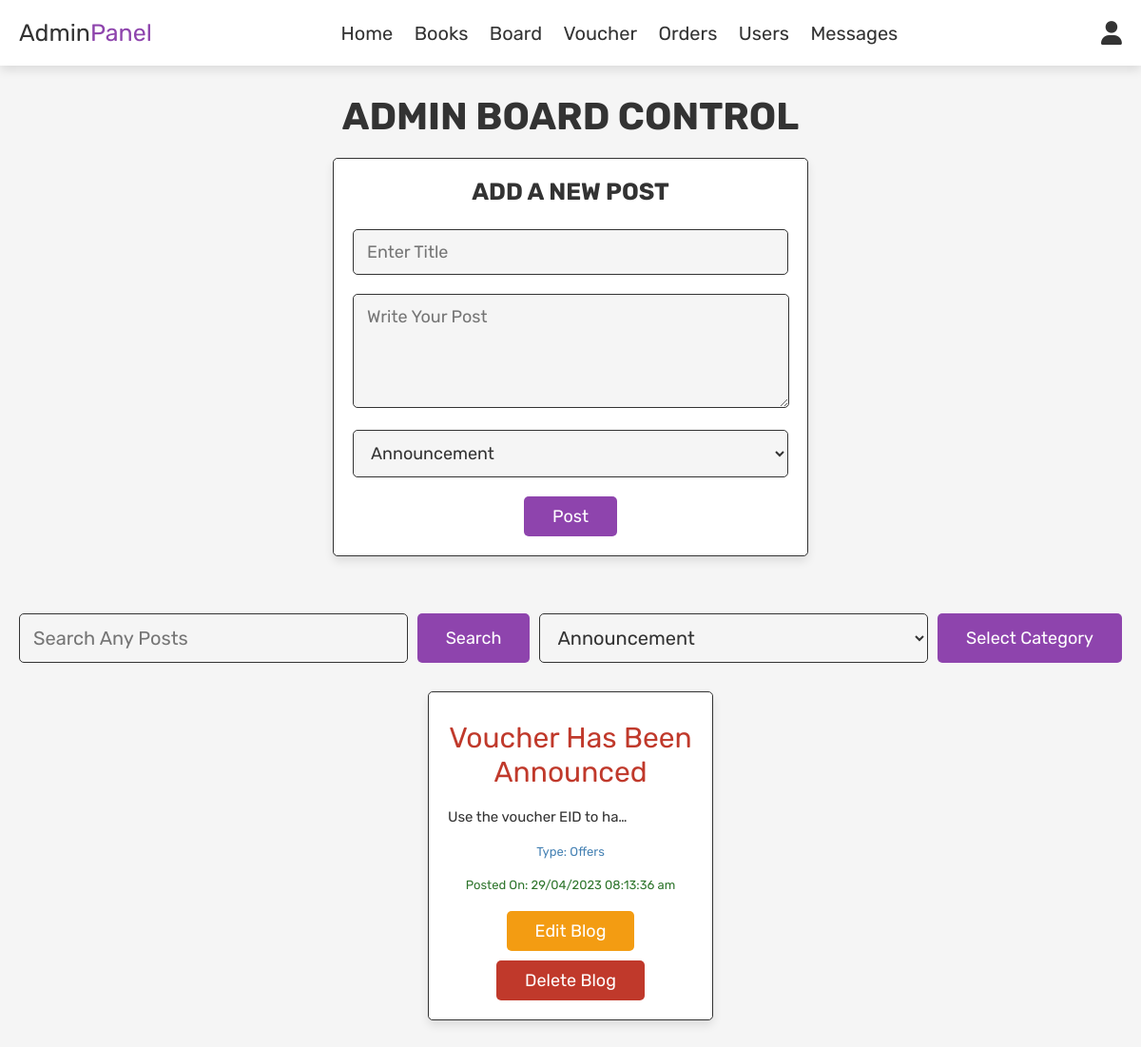
The app's page /admin_blog.php (signed in) with its own data.
### tables this page shows
CREATE TABLE `admin_news` (
  `id` int(100) NOT NULL,
  `user_id` int(100) NOT NULL,
  `admin_name` varchar(100) NOT NULL,
  `blog_title` text DEFAULT NULL,
  `admin_blog_message` varchar(100) NOT NULL,
  `blog_type` varchar(100) DEFAULT NULL,
  `blog_date` varchar(100) DEFAULT NULL
);

### admin_blog.php (the view, shortened to what this page needs)
<?php
include 'config.php';
?>
<!DOCTYPE html>
<html lang="en">
<head>
   <link rel="stylesheet" href="https://cdnjs.cloudflare.com/ajax/libs/font-awesome/6.0.0/css/all.min.css">
   <link rel="stylesheet" href="css/admin_style.css">
   <link rel="stylesheet" href="css/style.css">
</head>
<body>
<?php include 'admin_header.php'; ?>
<section class="add-products">
   <h1 class="title">Admin Board Control</h1>
   <form action="" method="post" enctype="multipart/form-data">
      <h3>Add a New Post</h3>
      <input type="text" name="blog_title" class="box" placeholder="Enter Title" required>
      <textarea type="text" name="blog_details" class="box" placeholder="Write Your Post" style="height:120px; width:459px;" required></textarea>
      <select name="blog_type" class="box">
         <option value="Announcement">Announcement</option>
      </select>
      <input type="submit" value="Post" name="add_blog" class="btn">
   </form>
</section>
<section class="search-form">
   <form action="" method="post">
      <input type="text" name="search_blog" placeholder="Search Any Posts" class="box">
      <input type="submit" name="submit_blog_search" value="search" class="btn">
      <select name="category_buttons" class="box">
         <option value="Announcement">Announcement</option>
      </select>
      <input type="submit" value="Select Category" name="blog_category" class="btn">
   </form>
</section>
<section class="show-blogs">
   <div class="box-container">
      <?php
         if((!isset($_POST['blog_category'])) and (!isset($_POST['submit_blog_search']))){
            $select_blogs = mysqli_query($conn, "SELECT * FROM `admin_news`") or die('query failed');
         }
         if(mysqli_num_rows($select_blogs) > 0){
               while($fetch_blogs = mysqli_fetch_assoc($select_blogs)){
                  ?>
                  <div class="box">
                     <div class="blog_title"><?php echo $fetch_blogs['blog_title']; ?></div>
                     <div class="admin_blog_message" style="max-width: 20ch; white-space: nowrap; overflow: hidden; text-overflow: ellipsis;"><?php echo $fetch_blogs['admin_blog_message']; ?></div>
                     <div class="blog_type">Type: <?php echo $fetch_blogs['blog_type']; ?></div>
                     <div class="blog_date">Posted On: <?php echo $fetch_blogs['blog_date']; ?></div>
                     <a href="admin_blog.php?update=<?php echo $fetch_blogs['id']; ?>" class="option-btn">Edit Blog</a>
                     <a href="admin_blog.php?delete=<?php echo $fetch_blogs['id']; ?>" class="delete-btn" onclick="return confirm('Delete This Blog?');">Delete Blog</a>
                  </div>
                  <?php
            }
      }
      else{
         echo '<p class="empty">No Blogs Has Been Created Yet.</p>';
      }
      ?>
   </div>
</section>
</body>
</html>

### css/admin_style.css (style rules this page uses)
:root { --purple:#8e44ad; --red:#c0392b; --orange:#f39c12; --black:#333; --white:#fff; --light-color:#666; --light-white:#ccc; --light-bg:#f5f5f5; --border:.1rem solid var(--black); --box-shadow:0 .5rem 1rem rgba(0,0,0,.1); }
* { font-family: 'Rubik', sans-serif; margin:0; padding:0; box-sizing: border-box; outline: none; border:none; text-decoration: none; transition:all .2s linear; }
html { font-size: 62.5%; overflow-x: hidden; }
body { background-color: var(--light-bg); }
section { padding:3rem 2rem; }
.title { text-align: center; margin-bottom: 2rem; text-transform: uppercase; color:var(--black); font-size: 4rem; }
.btn, .option-btn, .delete-btn, .white-btn { display: inline-block; margin-top: 1rem; padding:1rem 3rem; cursor: pointer; color:var(--white); font-size: 1.8rem; border-radius: .5rem; text-transform: capitalize; }
.white-btn, .btn { background-color: var(--purple); }
.option-btn { background-color: var(--orange); }
.delete-btn { background-color: var(--red); }
.add-products form { background-color: var(--white); border-radius: .5rem; padding:2rem; text-align: center; box-shadow: var(--box-shadow); border:var(--border); max-width: 50rem; margin:0 auto; }
.add-products form h3 { font-size: 2.5rem; text-transform: uppercase; color:var(--black); margin-bottom: 1.5rem; }
.add-products form .box { width: 100%; background-color: var(--light-bg); border-radius: .5rem; margin:1rem 0; padding:1.2rem 1.4rem; color:var(--black); font-size: 1.8rem; border:var(--border); }
.show-blogs { padding-top: 0; }
.show-blogs .box-container .box { text-align: center; padding:2rem; border-radius: .5rem; border:var(--border); box-shadow: var(--box-shadow); background-color: var(--white); }
.show-blogs .box-container { display: grid; grid-template-columns: repeat(auto-fit, 30rem); justify-content: center; gap:1.5rem; max-width: 1200px; margin:0 auto; align-items: flex-start; }
.show-blogs .box-container .box .blog_title { padding:1rem 0; font-size: 3rem; color:var(--red); }
.show-blogs .box-container .box .admin_blog_message { padding:1rem 0; font-size: 1.5rem; color:var(--black); }
.show-blogs .box-container .box .blog_type { padding:1rem 0; font-size: 1.3rem; color:steelblue; }
.show-blogs .box-container .box .blog_date { padding:1rem 0; font-size: 1.3rem; color:rgb(46, 117, 44); }

### css/style.css (style rules this page uses)
:root { --purple:#8e44ad; --red:#c0392b; --orange:#f39c12; --black:#333; --white:#fff; --light-color:#666; --light-white:#ccc; --light-bg:#f5f5f5; --border:.1rem solid var(--black); --box-shadow:0 .5rem 1rem rgba(0,0,0,.1); }
* { font-family: 'Rubik', sans-serif; margin:0; padding:0; box-sizing: border-box; outline: none; border:none; text-decoration: none; transition:all .2s linear; }
html { font-size: 62.5%; overflow-x: hidden; }
section { padding:3rem 2rem; }
.title { text-align: center; margin-bottom: 2rem; text-transform: uppercase; color:var(--black); font-size: 4rem; }
.btn, .option-btn, .delete-btn, .white-btn { display: inline-block; margin-top: 1rem; padding:1rem 3rem; cursor: pointer; color:var(--white); font-size: 1.8rem; border-radius: .5rem; text-transform: capitalize; }
.white-btn, .btn { background-color: var(--purple); }
.option-btn { background-color: var(--orange); }
.delete-btn { background-color: var(--red); }
.search-form form { max-width: 1200px; margin:0 auto; display: flex; gap:1rem; }
.search-form form .btn { margin-top: 0; }
.search-form form .box { width: 100%; padding:1.2rem 1.4rem; border:var(--border); font-size: 2rem; color:var(--black); background-color: var(--light-bg); border-radius: .5rem; }

### records on screen
admin_news: blog_title "Voucher Has Been Announced", admin_blog_message "Use the voucher EID to ha…", blog_type "Offers", blog_date "29/04/2023 08:13:36 am"
